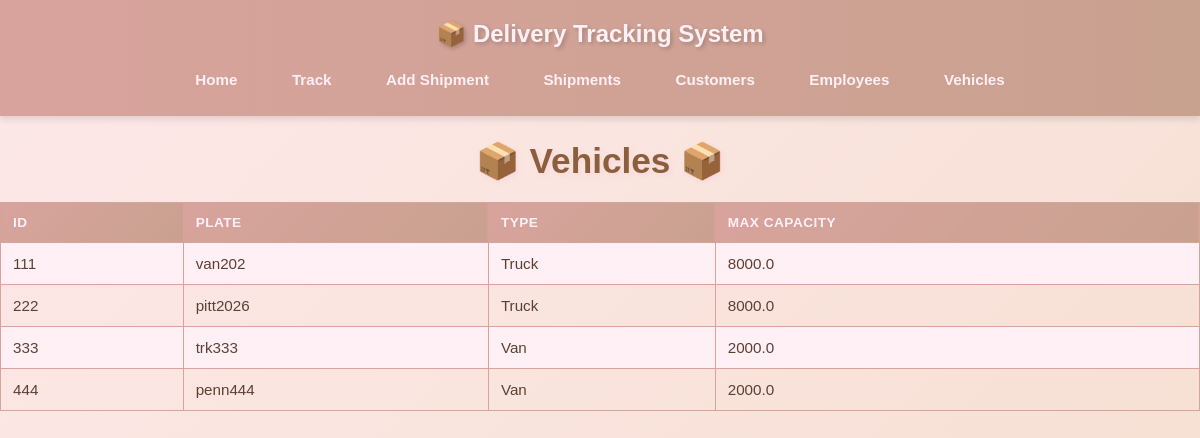
Page /vehicles on the committed database.
### tables this page shows
CREATE TABLE Vehicle (
vehicle_id INTEGER PRIMARY KEY AUTOINCREMENT,
plate_number TEXT UNIQUE,
vehicle_type TEXT,
max_capacity_lbs REAL
);

### shipping_project-main/app.py (the view)
@app.route("/vehicles")
def vehicles():
    conn = get_connection()
    cursor = conn.cursor()
    cursor.execute("SELECT * FROM Vehicle")
    rows = cursor.fetchall()
    cursor.close()
    conn.close()
    return render_template("vehicles.html", rows=rows)

### shipping_project-main/db.py (called while the page is built)
def get_connection():
    conn = sqlite3.connect(DB_NAME)
    conn.row_factory = sqlite3.Row # Allows dict-like access to rows
    return conn

### shipping_project-main/templates/vehicles.html (shortened to what this page needs)
<!DOCTYPE html>
<html>
<head>
    <link rel="stylesheet" href="{{ url_for('static', filename='style.css') }}">
</head>
<body>
    <header>
        <h2>📦 Delivery Tracking System</h2>
        <nav>
            <a href="/">Home</a>
            <a href="/tracking">Track</a>
            <a href="/add_shipment">Add Shipment</a>
            <a href="/shipments">Shipments</a>
            <a href="/customers">Customers</a>
            <a href="/employees">Employees</a>
            <a href="/vehicles">Vehicles</a>
        </nav>
    </header>
    <h1>Vehicles</h1>
    <table border="1">
        <tr>
            <th>ID</th>
            <th>Plate</th>
            <th>Type</th>
            <th>Max Capacity</th>
        </tr>
        {% for row in rows %}
        <tr>
            {% for col in row %}
            <td>{{ col }}</td>
            {% endfor %}
        </tr>
        {% endfor %}
    </table>
</body>
</html>

### shipping_project-main/static/style.css (style rules this page uses)
body { font-family: 'Arial', sans-serif; background: linear-gradient(135deg, #FDE8E9 0%, #F5DFD0 100%); color: #5C4033; margin: 0; padding: 0; min-height: 100vh; }
h1, h2, h3 { text-align: center; color: #8B5E3C; text-shadow: 2px 2px 4px rgba(248, 187, 208, 0.3); }
h1 { font-size: 2.2em; margin-bottom: 10px; }
h1:before { content: "📦 "; }
h1:after { content: " 📦"; }
header { background: linear-gradient(90deg, #D8A39D 0%, #C9A18F 100%); padding: 20px 0; box-shadow: 0 4px 6px rgba(0,0,0,0.1); position: sticky; top: 0; z-index: 1000; }
header h2 { color: #FFF0F5; margin: 0 0 15px 0; text-shadow: 2px 2px 4px rgba(0, 0, 0, 0.2); }
nav { text-align: center; }
nav a { color: #FFF0F5; text-decoration: none; margin: 0 10px; font-weight: bold; font-size: 0.95em; transition: all 0.3s; padding: 8px 15px; border-radius: 20px; display: inline-block; }
table { width: 100%; border-collapse: collapse; margin-top: 20px; }
table, th, td { border: 1px solid #D8A39D; }
th, td { padding: 12px; text-align: left; font-size: 0.95em; }
th { background: linear-gradient(135deg, #D8A39D 0%, #C9A18F 100%); color: #FFF0F5; font-weight: bold; text-transform: uppercase; font-size: 0.85em; letter-spacing: 0.5px; }
tr:nth-child(even) { background-color: #FFF0F5; }

### rows in the picture
Vehicle: row "111", plate_number "van202", vehicle_type "Truck", max_capacity_lbs "8000.0"
Vehicle: row "222", plate_number "pitt2026", vehicle_type "Truck", max_capacity_lbs "8000.0"
Vehicle: vehicle_id "333", plate_number "trk333", vehicle_type "Van", max_capacity_lbs "2000.0"
Vehicle: vehicle_id "444", plate_number "penn444", vehicle_type "Van", max_capacity_lbs "2000.0"
